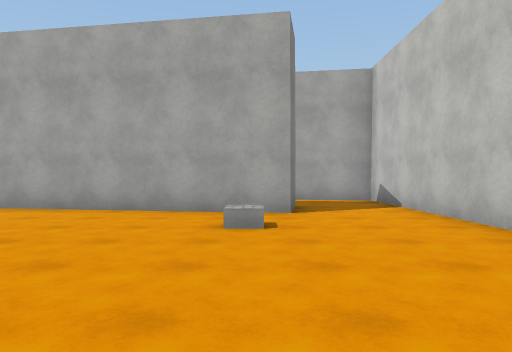
view 1 (above)

17 first-person views from a walk through a scene from a Unity 3-D project. The camera is 1.3 m above the floor, looks level and sees 70° across. The floor is counted in squares, 2 m on a side. Each view is taken from the middle of a square. On the plan, view 1 faces up. The plan holds only what a view shows up to about 11 squares ahead; the rest is blank. The place goes on beyond the plan. The player character is not drawn. Some animated figures are not drawn. Surface patterns are stand-ins for the level's own textures.

view 2
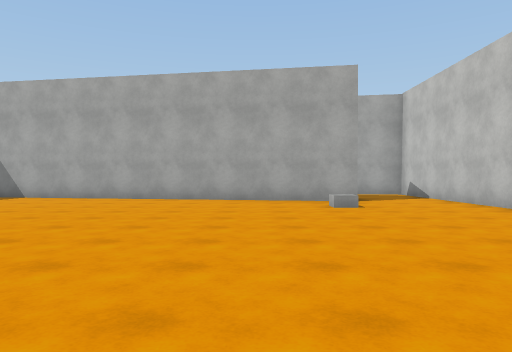

view 3
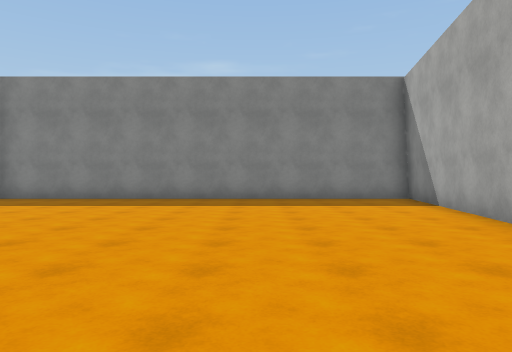

view 4
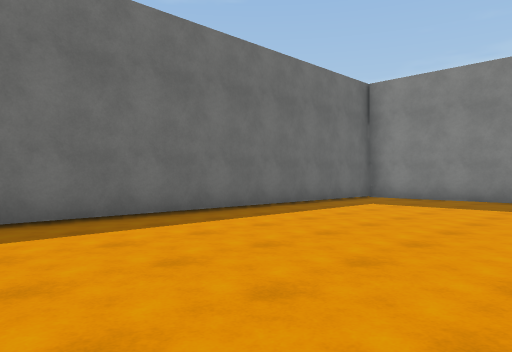

view 5
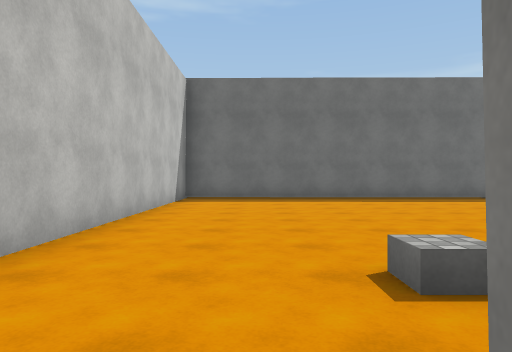

view 6
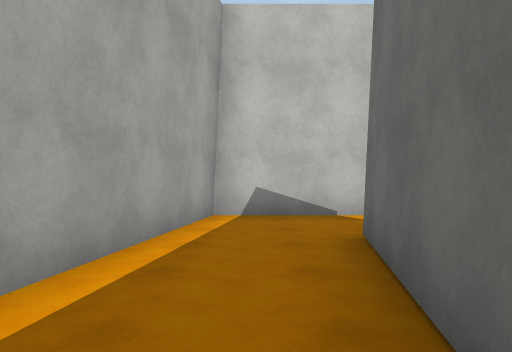

view 7
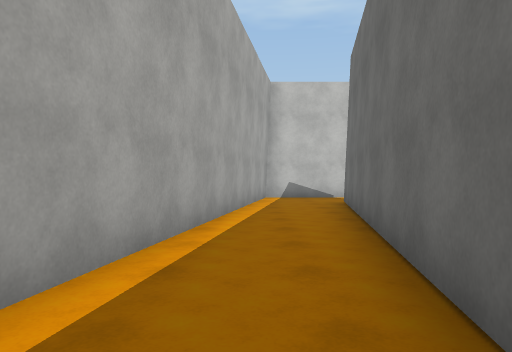

view 8
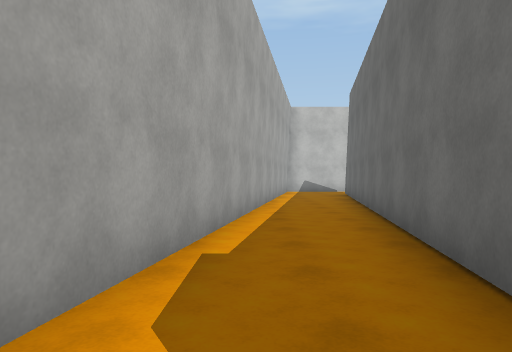

view 9
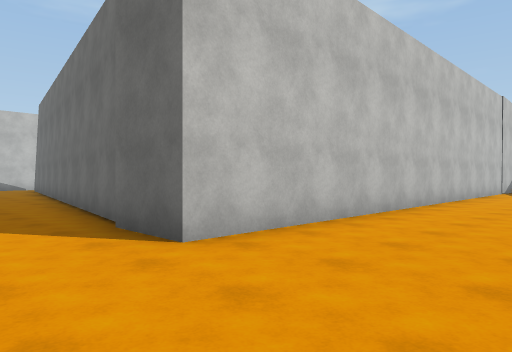

view 10
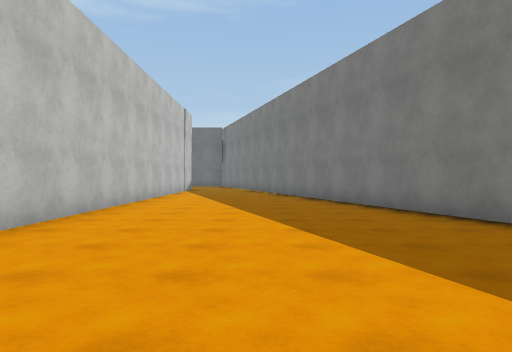

view 11
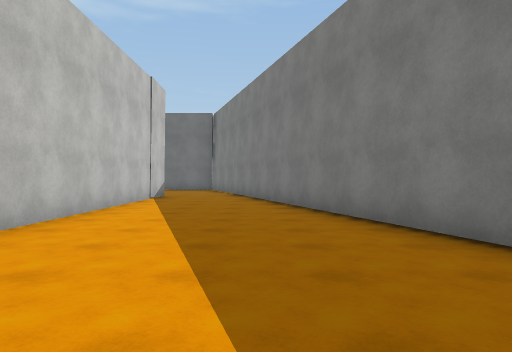

view 12
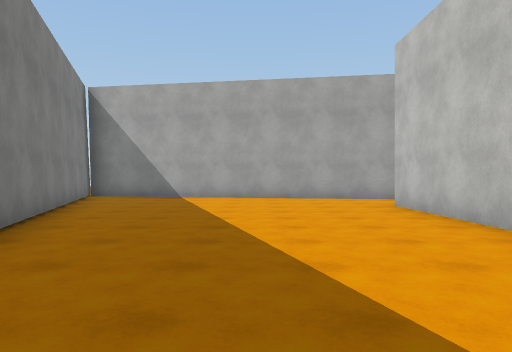

view 13
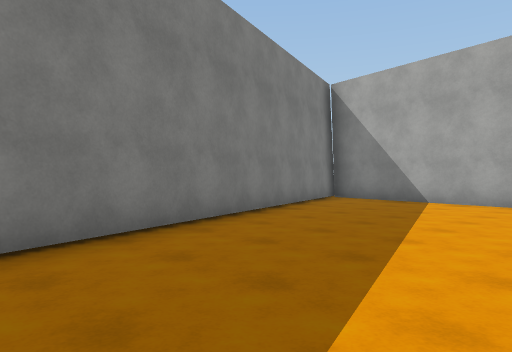

view 14
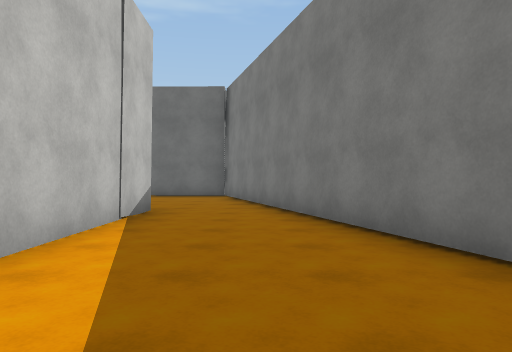

view 15
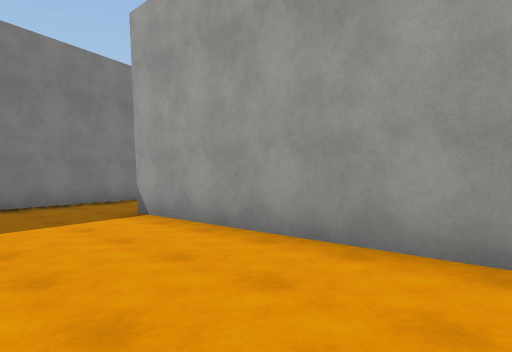

view 16
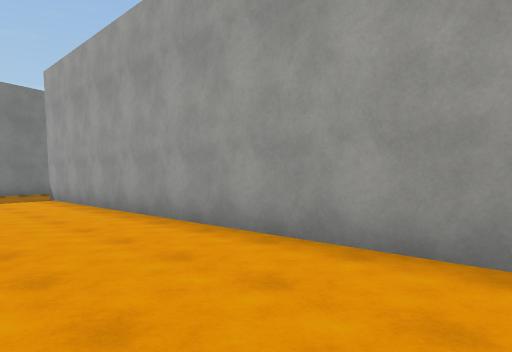

view 17
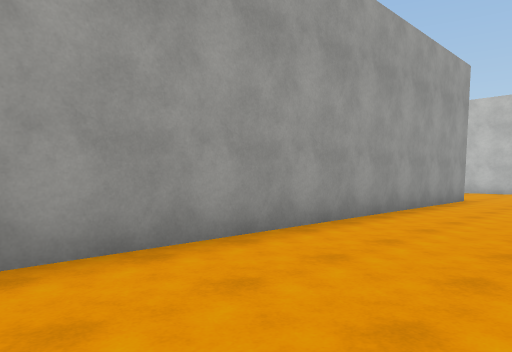

### Floor plan
Ten units are one square. View 1 is at (0, 0); x grows to the right and y downward. Boxes are objects, and circles mark ways between rooms. Rooms are numbered by the first view taken in them; rooms with no view inside come last. Other rooms are left out.
<svg viewBox="-217 -142 267 232">
<path fill="none" stroke="#000" d="M6 -64 -115 -84 -115 34M-111 35 31 36 31 -65M-56 -89 8 -79 6 -64M31 -65 31 -97 -53 -111M-112 -98 -56 -89M-53 -111 -114 -121M-114 -121 -210 -137M-212 -134 -144 85M45 51 -130 49 -130 -100 -114 -100"/>
<circle cx="15" cy="-75" r="3" fill="#2a7"/>
<circle cx="-50" cy="-100" r="3" fill="#2a7"/>
<circle cx="-110" cy="-110" r="3" fill="#2a7"/>
<text x="-50" y="-20">1</text>
<text x="-10" y="-90">2</text>
<text x="-90" y="-110">3</text>
<text x="-140" y="-10">4</text>
</svg>
Room 1 opens to room 2. Room 2 opens to room 3. Room 3 opens to room 4.

Where each view was taken, in squares from view 1:
view 1: 0 up, 0 right, facing up
view 2: 3 down, 2 left, facing up
view 3: 4 up, 1 left, facing left
view 4: 2 up, 1 left, facing down-left
view 5: 7 up, 1 right, facing down
view 6: 9 up, 3 left, facing right
view 7: 10 up, 8 left, facing right
view 8: 11 up, 12 left, facing right
view 9: 12 up, 16 left, facing down-right
view 10: 12 up, 16 left, facing down
view 11: 7 up, 16 left, facing down
view 12: 2 up, 16 left, facing up
view 13: 4 up, 15 left, facing up-left
view 14: 2 up, 15 left, facing down
view 15: 8 down, 7 left, facing up-left
view 16: 8 down, 2 left, facing up-left
view 17: 8 down, 6 left, facing up-right
